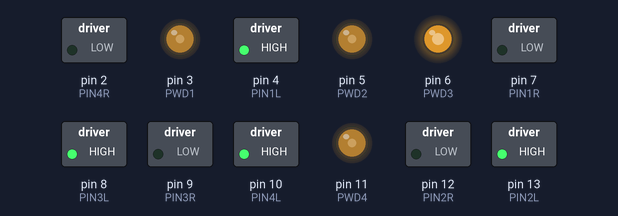
A program run on a simulated Arduino Uno, built with avr-gcc and run on an emulated ATmega328P. Parts: switched loads named in the program (green lamp = pin HIGH), output pins drawn as LEDs (lit = HIGH). What the program prints to the serial monitor is not drawn.

Above: at 0.1 s.
Timing chart, 0 to 1.6 s (numbered marks = the images above):
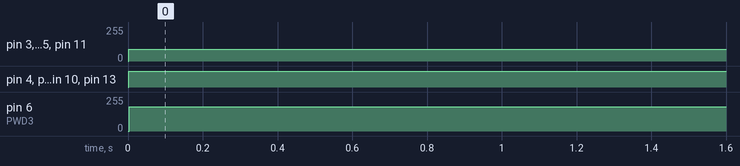

Measured:
- by itself, pin 3 (PWD1), pin 5 (PWD2), pin 11 (PWD4): 0/255 → 90/255 at 0.00 s
- by itself, pin 4 (PIN1L), pin 8 (PIN3L), pin 10 (PIN4L), pin 13 (PIN2L): LOW → HIGH at 0.00 s
- by itself, pin 6 (PWD3): 0/255 → 181/255 at 0.00 s

The program:

main.cpp
```cpp
#include <Arduino.h>
#include <IRremote.h>

// Structs:
struct MotorAttribute {
  // Pins attribute:
  int pin_1,
      pin_2,
      pin_pbw;
  // Speed attribute:
   double  velocity,
          power_supply;
  // the motor's number
  int number;

};

struct Movement {
  // The angle:
  int angle;
  // The speed:
  double speed;
};

// Initialize four objects:
struct MotorAttribute Motor1,
                      Motor2,
                      Motor3,
                      Motor4;

// PWD pins constants:
const int PWD1 = 3, PWD2 = 5,
          PWD3 = 6, PWD4 = 11;
// Max speed:
const int MAX = 255;
// Varying speed:
int current_speed;
// IR sensor:
const int IR_PIN = 0;
// IR sensor object:
IRrecv irrecv(IR_PIN);
// IR function:
decode_results results;

// Direction pins:
const int PIN1R = 7, PIN1L = 4,
          PIN2R = 12, PIN2L = 13,
          PIN3R = 9, PIN3L = 8,
          PIN4R = 2, PIN4L = 10;

// Count variable:
int count = 0;

// Functions:
int input_degree(void);
double input_speed(void);
double converter(int degree_arg);
double x_components(double radian_x);
double y_components(double radian_y);
void motors(double xcomp, double ycomp);
void motor_control(MotorAttribute motor_name);
void speed(double percentage);
void IR_info(void);
void circle_motion(void);
struct Movement movement;


// String Constants:
const String prompt = "Add the angle: ",
             prompt2 = "Add speed level: ";

void setup() {

  //Assign each object its pins:
  Motor1.pin_1 = PIN1L;
  Motor1.pin_2 = PIN1R;
  Motor1.pin_pbw = PWD1;

  Motor2.pin_1 = PIN2L;
  Motor2.pin_2 = PIN2R;
  Motor2.pin_pbw = PWD2;

  Motor3.pin_1 = PIN3L;
  Motor3.pin_2 = PIN3R;
  Motor3.pin_pbw = PWD3;

  Motor4.pin_1 = PIN4L;
  Motor4.pin_2 = PIN4R;
  Motor4.pin_pbw = PWD4;

 // the motor's number
 Motor1.number = 1;
 Motor2.number = 2;
 Motor3.number = 3;
 Motor4.number = 4;

 // Pins type:
  pinMode(PWD1, OUTPUT);
  pinMode(PWD2, OUTPUT);
  pinMode(PWD3, OUTPUT);
  pinMode(PWD4, OUTPUT);
  pinMode(PIN1R, OUTPUT);
  pinMode(PIN2R, OUTPUT);
  pinMode(PIN3R, OUTPUT);
  pinMode(PIN4R, OUTPUT);
  pinMode(PIN1L, OUTPUT);
  pinMode(PIN2L, OUTPUT);
  pinMode(PIN3L, OUTPUT);
  pinMode(PIN4L, OUTPUT);

  // Start communication:
  Serial.begin(9600);

  // Start the IR sensor:
  irrecv.enableIRIn();


}

void loop() {


  // Empty var:
  int degree_input, speed_percent;
  float radian_value;
  double X_comp, Y_comp;
  // Call circle motion:
  circle_motion();
  // Call the IR function:
  IR_info();
  // Prompts for degrees:
  degree_input = 90;
  Serial.print("Angle:");
  Serial.println(movement.angle);
  speed_percent = 50;

  // Sets the speed:
  speed(speed_percent);

  // Converts to radians:
  radian_value = converter(degree_input);

  // Converts into (x - y) components:
  X_comp = x_components(radian_value);
  Y_comp = y_components(radian_value);

  // Calculates the power and direction:
  motors(X_comp, Y_comp);
  motor_control(Motor1);
  motor_control(Motor2);
  motor_control(Motor3);
  motor_control(Motor4);
  delay(9000000000);

}
// The function returns data from the IR sensor:
void IR_info(void) {
  if (irrecv.decode(&results)) {
    // Prints the results:
    Serial.println(results.value);
    irrecv.resume();
  }

}

// Read the degree_input in degrees:
int input_degree(void) {
  // Empty variable:
  int get_degree;
  //Prints the prompt:
  Serial.println(prompt);
  // Waits until a message is sent:
  while (Serial.available() == 0) {
    // Delays.
  }
  // Saves the message:
  get_degree = Serial.parseInt();
   return get_degree;
}

// Read the degree_input in speed:
double input_speed(void) {
  // Empty variable:
  double get_speed;
  //Prints the prompt:
  Serial.println(prompt2);
  // Waits until a message is sent:
  while (Serial.available() == 0) {
    // Delays.
  }
  // Saves the message:
  get_speed = Serial.parseInt();
  return get_speed;
}

// Convert to radians:
double converter(int degree_arg) {
  double radians;
  double new_degree = degree_arg + 45;
  // Converts to radians:
  radians =  new_degree * (PI / 180);
  return radians;
}

// Converts the radians into its x-component:
double x_components(double radian_x) {
    // Finds the component:
    double value_x = cos(radian_x);
    return value_x;
}

// Converts the radians into its y-component:
double y_components(double radian_y) {
    // Empty variables:
    double value_y;
    // Finds the component:
    value_y = sin(radian_y);
    return value_y;
}

// Control the motors:
void motors(double xcomp, double ycomp) {
  // Assign the attributes:
  Motor1.velocity = 0 - xcomp;
  Motor2.velocity = ycomp;
  Motor3.velocity= 0 - xcomp;
  Motor4.velocity = ycomp;
}

// Drives the motors:
void motor_control(MotorAttribute motor_name) {
    // Assigns the power to the object:
    motor_name.power_supply = abs(motor_name.velocity * current_speed);
    // looking for the specific motor
    if (motor_name.number == 3) {
     motor_name.power_supply =  motor_name.power_supply * 2;
    }
    // Runs the motors:
    if (motor_name.velocity > 0) {
      digitalWrite(motor_name.pin_1, HIGH);
      digitalWrite(motor_name.pin_2, LOW);
      analogWrite(motor_name.pin_pbw, motor_name.power_supply);
    }
    else if (motor_name.velocity == 0) {
      digitalWrite(motor_name.pin_1, LOW);
      digitalWrite(motor_name.pin_2, LOW);
      analogWrite(motor_name.pin_pbw, motor_name.power_supply);
    }
    else {
      digitalWrite(motor_name.pin_1, LOW);
      digitalWrite(motor_name.pin_2, HIGH);
      analogWrite(motor_name.pin_pbw, motor_name.power_supply);
    }
    Serial.println(motor_name.number);
    Serial.println(motor_name.velocity);
    Serial.println(motor_name.power_supply);
  }

void speed(double percentage) {
  // Empty var:
  double decimal;
  // Converts to percentage:
  decimal = percentage / 100;
  // Assigns the value:
  current_speed = round(decimal * MAX);
}

// The function makes the robot move in a circle:
void circle_motion(void) {
  // If the angle is less than 0, it is reset to 0
  if (movement.angle < 0) {
    movement.angle = 0;
  }
  // If the angle is greater than or equal to 360, it is reset to 0
  else if (movement.angle >= 360) {
    movement.angle = 0;
  }
  // Otherwise, the angle is incremented by 1
  else {
    movement.angle++;
  }
}
```

Vehicle.cpp
```cpp
/*
    The program is an object meant to control a vehicle.
    The object can fully control a vehicle (wheels, encoders, speed, and
    direction)
    When the object is initiated it asks for the pins, and the wheel's orientation.
    Then with a method the vehicle's speed and direction can be changed.
*/

class Vehicle {

private:

public:

    double velocity;


};


// Create an object:
Vehicle robot;
```
